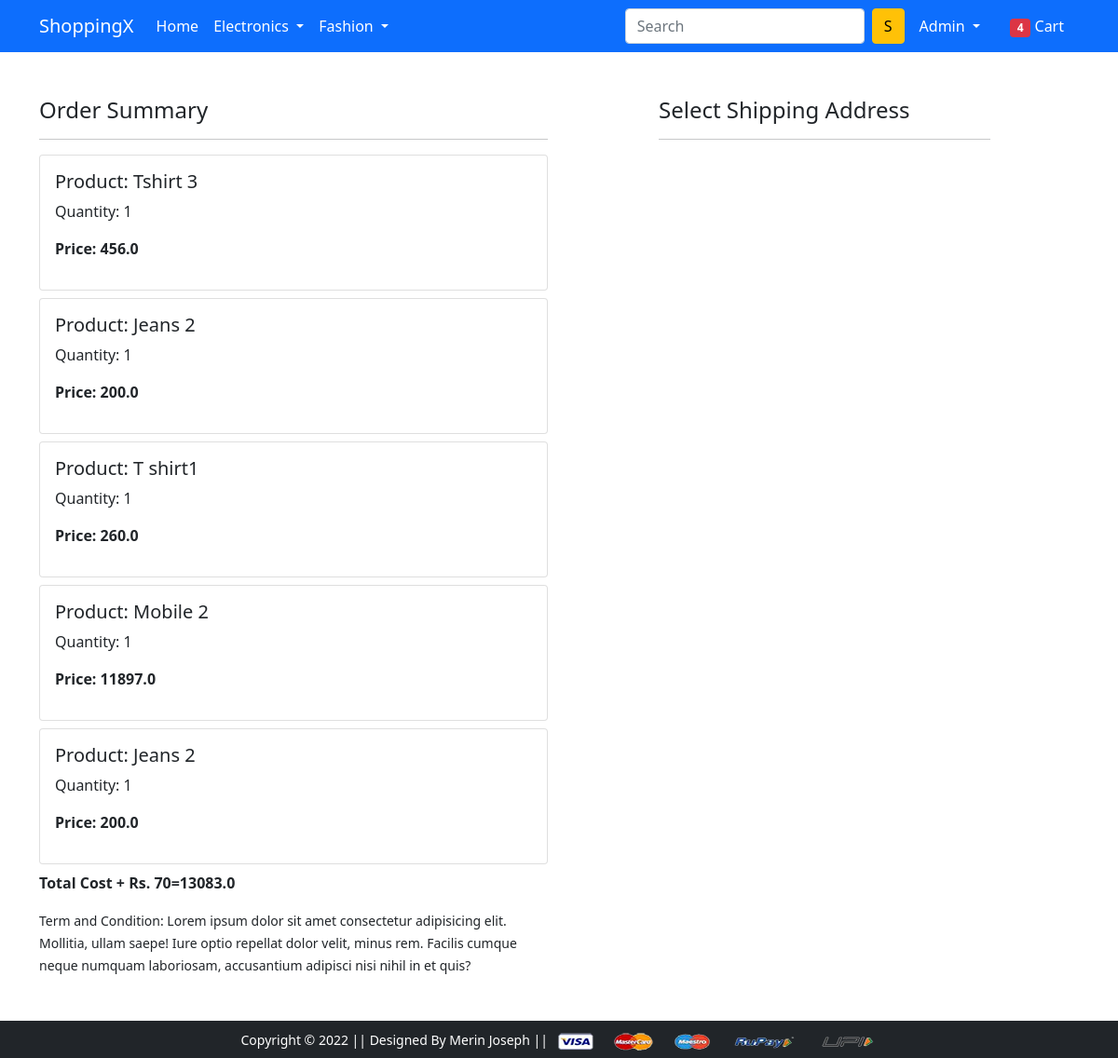
Screenshot of /checkout/ (signed in) with the database file from the repository.
### app/models.py (models this page shows, shortened)
class Cart(models.Model):
    user = models.ForeignKey(User, on_delete=models.CASCADE)
    product = models.ForeignKey(Product, on_delete=models.CASCADE)
    quantity = models.PositiveIntegerField(default=1)
    @property
    def total_cost(self):
        return self.quantity*self.product.discounted_price

class Product(models.Model):
    title = models.CharField(max_length=100)
    selling_price = models.FloatField()
    discounted_price = models.FloatField()
    description = models.TextField()
    brand = models.CharField(max_length=100)
    category = models.CharField(choices=CATEGORY_CHOICES, max_length=2)
    product_image = models.ImageField(upload_to='productimg')

### app/views.py (the view)
# urls.py: path('checkout/', checkout, name='checkout'),
@login_required
def checkout(request):
    user=request.user
    add=Customer.objects.filter(user=user)
    cart_items=Cart.objects.filter(user=user)
    amount=0.0
    shipping_amount = 70.0
    totalamount=0.0
    cart_product = [p for p in Cart.objects.all() if p.user == request.user]
    if cart_product:
        for p in cart_product:
            tempamount = (p.quantity * p.product.discounted_price)
            amount += tempamount
        totalamount=amount+shipping_amount
    return render(request, 'app/checkout.html',{'add':add,'totalamount':totalamount,'cart_items':cart_items})

### app/templates/app/checkout.html (shortened to what this page needs)
{% extends 'app/base.html' %}
{% load static %}
{% block main-content %}
<div class="container">
 <div class="row mt-5">
  <div class="col-sm-6">
    <h4>Order Summary</h4>
    <hr>
    {% for item in cart_items %}
      <div class="card mb-2">
        <div class="card-body">
          <h5>Product: {{item.product.title}}</h5>
          <p>Quantity: {{item.quantity}}</p>
          <p class="fw-bold">Price: {{item.total_cost}}</p>
        </div>
      </div>
    {% endfor %}
    <p class="fw-bold">Total Cost + Rs. 70={{totalamount}}</p>
    <small>Term and Condition: Lorem ipsum dolor sit amet consectetur adipisicing elit. Mollitia, ullam saepe! Iure optio repellat dolor velit, minus rem. Facilis cumque neque numquam laboriosam, accusantium adipisci nisi nihil in et quis?</small>
  </div>
  <div class="col-sm-4 offset-sm-1">
    <h4>Select Shipping Address</h4>
    <hr>
    </div>
  </div>
</div>
{% endblock main-content %}

### app/templates/app/base.html (shortened to what this page needs)
<!doctype html>
{% load static %}
<html lang="en">
<head>
    <link href="https://cdn.jsdelivr.net/npm/bootstrap@5.0.0-beta1/dist/css/bootstrap.min.css" rel="stylesheet"
>
    <link rel="stylesheet" href="{% static 'app/css/owl.carousel.min.css' %}">
    <link rel="stylesheet" href="{% static 'app/css/all.min.css' %}">
    <link rel="stylesheet" href="{% static 'app/css/style.css' %}">
</head>
<body>
<nav class="navbar navbar-expand-lg navbar-dark bg-primary">
    <div class="container">
        <a class="navbar-brand" href="/">ShoppingX</a>
        <div class="collapse navbar-collapse" id="navbarSupportedContent">
            <ul class="navbar-nav me-auto mb-2 mb-lg-0">
                <li class="nav-item">
                    <a class="nav-link active" aria-current="page" href="/">Home</a>
                </li>
                <li class="nav-item dropdown">
                    <a class="nav-link dropdown-toggle text-white" href="#" id="electronicsDropdown" role="button"
                       data-bs-toggle="dropdown" aria-expanded="false">
                        Electronics
                    </a>
                </li>
                <li class="nav-item dropdown">
                    <a class="nav-link dropdown-toggle text-white" href="#" id="fashionDropdown" role="button"
                       data-bs-toggle="dropdown" aria-expanded="false">
                        Fashion
                    </a>
                </li>
            </ul>
            <form class="d-flex">
                <input class="form-control me-2" type="search" placeholder="Search" aria-label="Search">
                <button class="btn btn-warning" type="submit">S</button>
            </form>
            <div>
                <ul class="navbar-nav me-auto mb-2 mb-lg-0">
                    {% if request.user.is_authenticated %}
                    <li class="nav-item dropdown mx-2">
                        <a class="nav-link dropdown-toggle text-white" href="#" id="profileDropdown" role="button"
                           data-bs-toggle="dropdown" aria-expanded="false">
                            {{request.user.username|capfirst}}
                        </a>
                    </li>
                    <li class="nav-item mx-2">
                        <a href="{% url 'showcart' %}" class="nav-link text-white"><span
                                class="badge bg-danger">4</span> Cart </a>
                    </li>
                    {% endif %}
                </ul>
            </div>
        </div>
    </div>
</nav>
{% block main-content %} {% endblock main-content %}
<footer class="container-fluid bg-dark text-center p-2 mt-5">
    <small class="text-white">Copyright &copy; 2022 || Designed By Merin Joseph || </small>
    <img src="{% static 'app/images/payment.png' %}" alt="" srcset="" class="img-fluid" height="2px">
</footer>
</body>
</html>

### rows the page displays
Cart: product "Tshirt 3", quantity "1", total_cost "456.0"
Cart: product "Jeans 2", quantity "1", total_cost "200.0"
Cart: product "T shirt1", quantity "1", total_cost "260.0"
Cart: product "Mobile 2", quantity "1", total_cost "11897.0"
Cart: product "Jeans 2", quantity "1", total_cost "200.0"

### other values shown
{{ request.user.username|capfirst }} "Admin"
{{ totalamount }} "13083.0"
